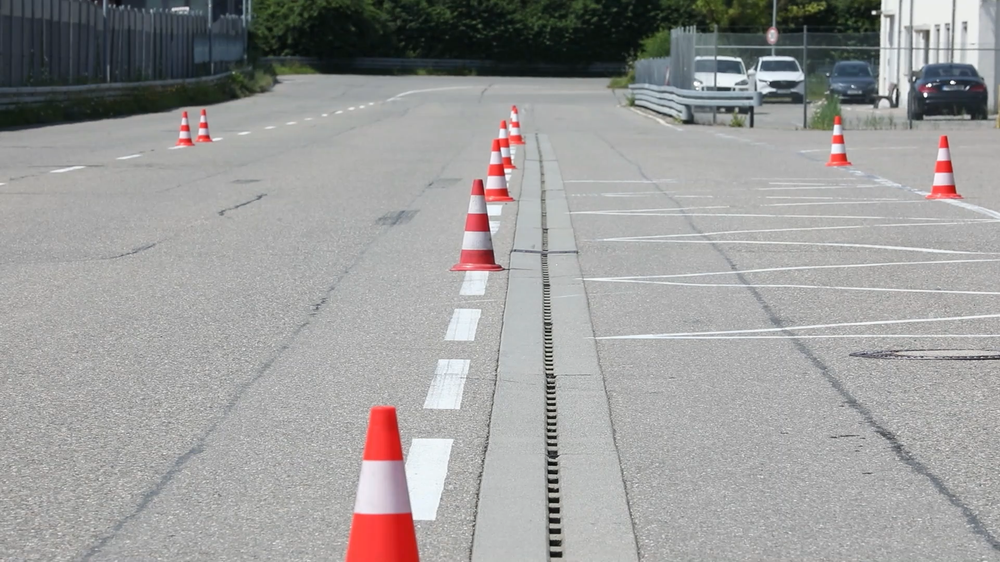
%> input picture image_left.png, 1000 x 562 px, shrunk from 1920 x 1080 before the run
$ octave image_stiching_SURF_upgraded.m   (GNU Octave 9; MATLAB toolbox functions it lacks are replaced by stand-ins)
%> lines starting %> are read from the running program, lines starting %| are printed output that depends on the picture
I1 = imread('image_left.png');
%> I1 is the input picture: size 562x1000x3 uint8; mean R, G, B 155.8, 155.3, 154.5
I2 = imread('image_right.png');
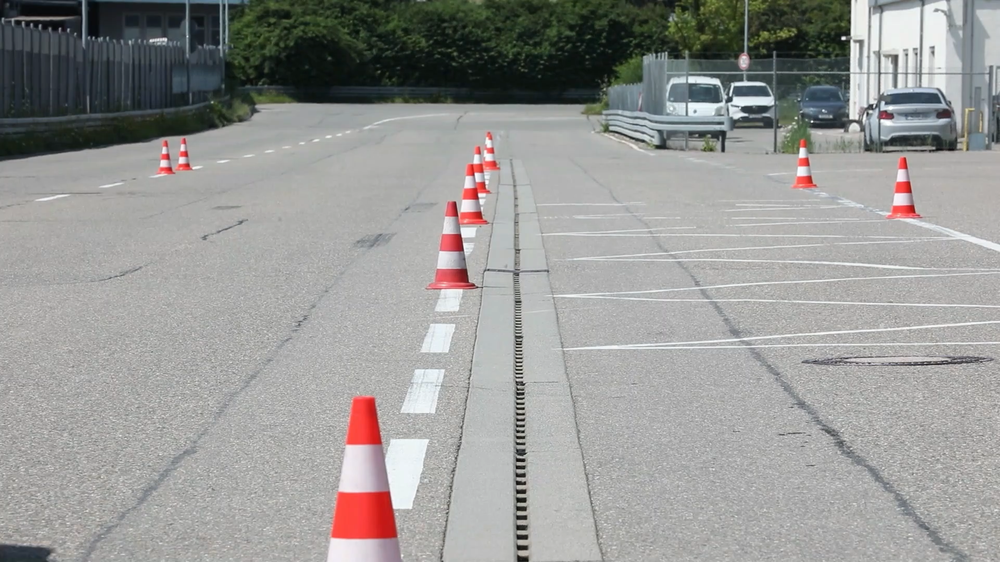
%> input picture image_right.png, 1000 x 562 px, shrunk from 1920 x 1080 before the run
%> I2 is the input picture: size 562x1000x3 uint8; mean R, G, B 151.6, 151.6, 149.5

subplot(2, 2, 1);
imshow(I1);
title("Left");

subplot(2, 2, 2);
imshow(I2);
title("Right");

grayImage1 = rgb2gray(I1);
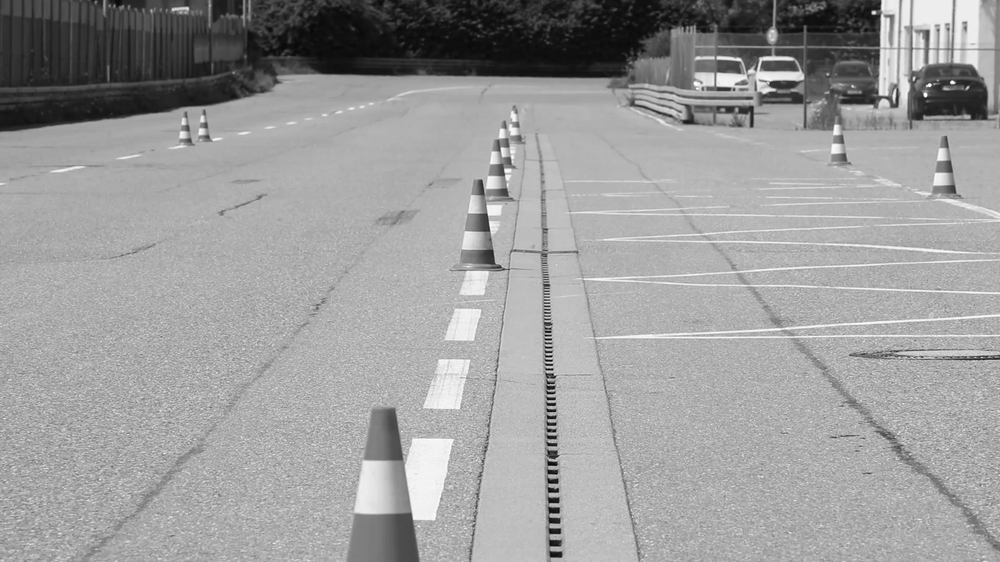
%> grayImage1: size 562x1000 uint8; min 0, max 255, mean 155.3
grayImage2 = rgb2gray(I2);
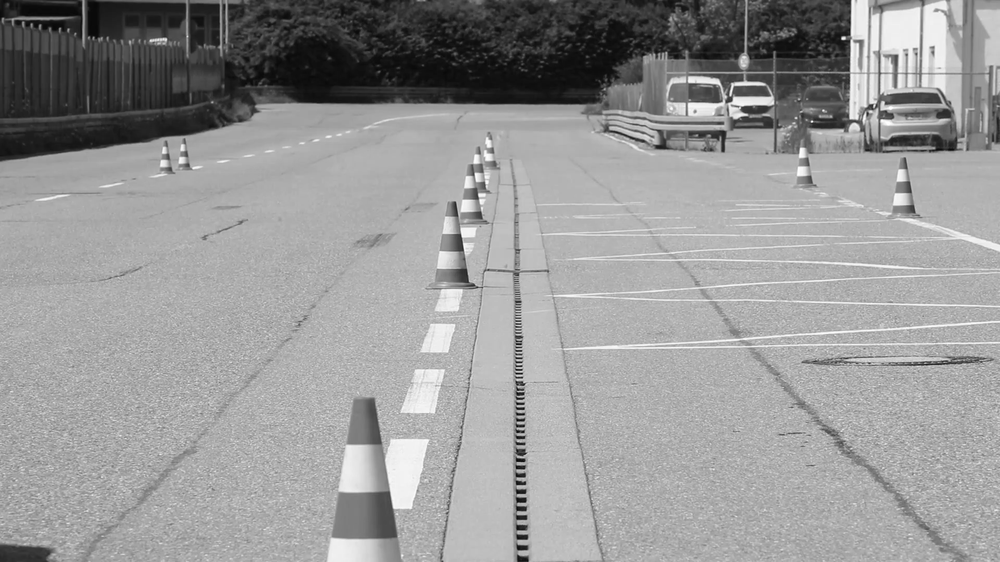
%> grayImage2: size 562x1000 uint8; min 0, max 255, mean 151.3

%> (the run ends here)
